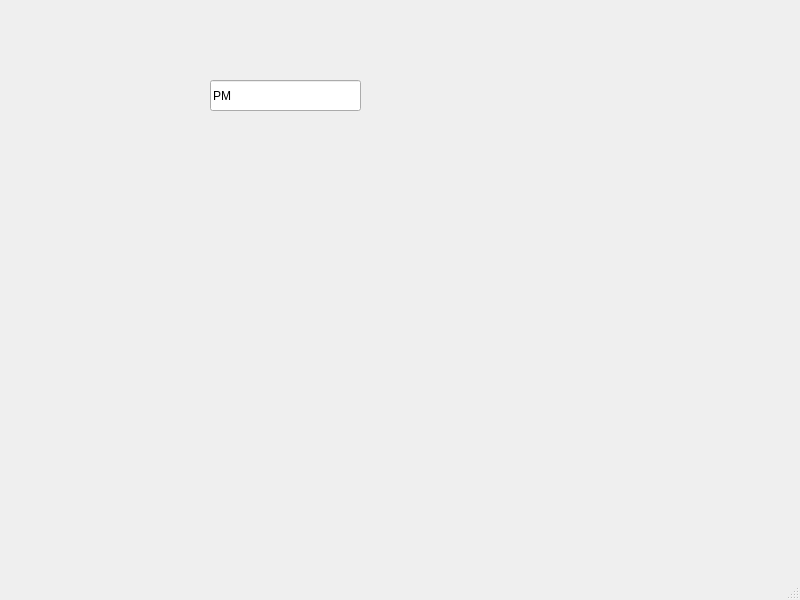
<?xml version="1.0" encoding="UTF-8"?>
<ui version="4.0">
 <class>MainWindow</class>
 <widget class="QMainWindow" name="MainWindow">
  <property name="geometry">
   <rect>
    <x>0</x>
    <y>0</y>
    <width>800</width>
    <height>600</height>
   </rect>
  </property>
  <property name="windowTitle">
   <string>MainWindow</string>
  </property>
  <widget class="QWidget" name="centralwidget">
   <widget class="QLineEdit" name="lineEdit">
    <property name="geometry">
     <rect>
      <x>210</x>
      <y>80</y>
      <width>151</width>
      <height>31</height>
     </rect>
    </property>
    <property name="text">
     <string>PM</string>
    </property>
   </widget>
  </widget>
  <widget class="QMenuBar" name="menubar">
   <property name="geometry">
    <rect>
     <x>0</x>
     <y>0</y>
     <width>800</width>
     <height>25</height>
    </rect>
   </property>
  </widget>
  <widget class="QStatusBar" name="statusbar"/>
 </widget>
 <resources/>
 <connections/>
</ui>
